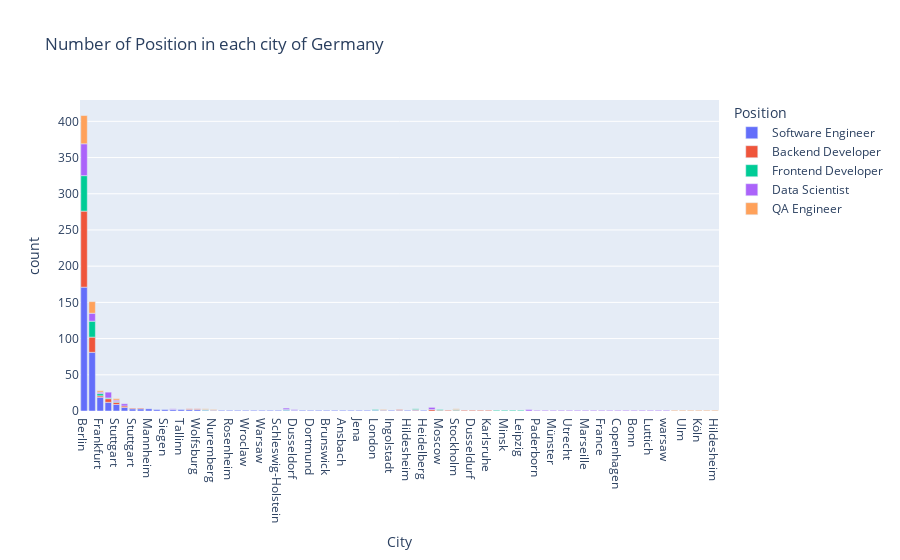

Here is the notebook cell this chart was saved with:
### Code cell
city=top_p[['City','Position']].value_counts()
city.to_csv('city_p.csv')
city=pd.read_csv('city_p.csv')
city.rename(columns={'0':'count'},inplace=True)
px.bar(city,x="City",y="count",color="Position",title="Number of Position in each city of Germany")

### Figure 1 — Plotly figure (JSON) as saved in the notebook; plotly's stock layout.template omitted (floating-point values rounded to 4 significant figures)
{"data": [{"alignmentgroup": "True", "hovertemplate": "Position=Software Engineer<br>City=%{x}<br>count=%{y}<extra></extra>", "legendgroup": "Software Engineer", "marker": {"color": "#636efa", "pattern": {"shape": ""}}, "name": "Software Engineer", "offsetgroup": "Software Engineer", "orientation": "v", "showlegend": true, "textposition": "auto", "type": "bar", "x": ["Berlin", "Munich", "Frankfurt", "Hamburg", "Stuttgart", "Cologne", "Stuttgart ", "Prague", "Mannheim", "Heidelberg", "Siegen", "Zurich", "Tallinn", "Karlsruhe", "Wolfsburg", "Nürnberg", "Nuremberg", "Regensburg", "Rosenheim", "Würzburg", "Wroclaw", "Warsaw. Poland", "Warsaw", "Tuttlingen", "Schleswig-Holstein", "Düsseldorf", "Dusseldorf", "Dresden", "Dortmund", "Bölingen", "Brunswick", "Bielefeld", "Ansbach", "Friedrichshafen", "Jena", "Lübeck", "London", "Hannover", "Ingolstadt ", "Ingolstadt", "Hildesheim", "Helsinki", "Heidelberg "], "xaxis": "x", "y": [171, 81, 19, 12, 9, 5, 3, 3, 3, 2, 2, 2, 2, 2, 2, 1, 1, 1, 1, 1, 1, 1, 1, 1, 1, 1, 1, 1, 1, 1, 1, 1, 1, 1, 1, 1, 1, 1, 1, 1, 1, 1, 1], "yaxis": "y"}, {"alignmentgroup": "True", "hovertemplate": "Position=Backend Developer<br>City=%{x}<br>count=%{y}<extra></extra>", "legendgroup": "Backend Developer", "marker": {"color": "#EF553B", "pattern": {"shape": ""}}, "name": "Backend Developer", "offsetgroup": "Backend Developer", "orientation": "v", "showlegend": true, "textposition": "auto", "type": "bar", "x": ["Berlin", "Munich", "Hamburg", "Stuttgart", "Frankfurt", "Cologne", "Amsterdam", "Moscow", "Prague", "Moldova", "Wolfsburg", "Stuttgart ", "Stockholm", "Fr", "Dusseldurf", "Den Haag", "Karlsruhe ", "Karlsruhe", "Ingolstadt", "Helsinki"], "xaxis": "x", "y": [105, 21, 5, 3, 2, 2, 2, 1, 1, 1, 1, 1, 1, 1, 1, 1, 1, 1, 1, 1], "yaxis": "y"}, {"alignmentgroup": "True", "hovertemplate": "Position=Frontend Developer<br>City=%{x}<br>count=%{y}<extra></extra>", "legendgroup": "Frontend Developer", "marker": {"color": "#00cc96", "pattern": {"shape": ""}}, "name": "Frontend Developer", "offsetgroup": "Frontend Developer", "orientation": "v", "showlegend": true, "textposition": "auto", "type": "bar", "x": ["Berlin", "Munich", "Frankfurt", "Nürnberg", "Moscow", "Stuttgart", "Stockholm", "Saarbrücken", "Minsk", "Düsseldorf", "Cambridge", "Hamburg", "London", "Leipzig", "Helsinki"], "xaxis": "x", "y": [49, 22, 3, 1, 1, 1, 1, 1, 1, 1, 1, 1, 1, 1, 1], "yaxis": "y"}, {"alignmentgroup": "True", "hovertemplate": "Position=Data Scientist<br>City=%{x}<br>count=%{y}<extra></extra>", "legendgroup": "Data Scientist", "marker": {"color": "#ab63fa", "pattern": {"shape": ""}}, "name": "Data Scientist", "offsetgroup": "Data Scientist", "orientation": "v", "showlegend": true, "textposition": "auto", "type": "bar", "x": ["Berlin", "Munich", "Hamburg", "Cologne", "Amsterdam", "Frankfurt", "Milan", "Stuttgart", "Düsseldorf", "Paderborn", "Nuremberg ", "Münster", "Zurich", "Vienna", "Utrecht", "Konstanz", "Marseille", "Madrid", "France", "Dusseldorf", "Darmstadt", "Copenhagen", "Brussels ", "Bonn", "Barcelona", "Luttich", "Innsbruck", "warsaw"], "xaxis": "x", "y": [44, 11, 8, 3, 3, 2, 2, 2, 2, 1, 1, 1, 1, 1, 1, 1, 1, 1, 1, 1, 1, 1, 1, 1, 1, 1, 1, 1], "yaxis": "y"}, {"alignmentgroup": "True", "hovertemplate": "Position=QA Engineer<br>City=%{x}<br>count=%{y}<extra></extra>", "legendgroup": "QA Engineer", "marker": {"color": "#FFA15A", "pattern": {"shape": ""}}, "name": "QA Engineer", "offsetgroup": "QA Engineer", "orientation": "v", "showlegend": true, "textposition": "auto", "type": "bar", "x": ["Berlin", "Munich", "Frankfurt", "Stuttgart", "Nürnberg", "Nuremberg", "Aachen", "Ulm", "Stockholm", "Boeblingen", "Hannover", "Köln", "Krakow", "Hildesheim "], "xaxis": "x", "y": [39, 16, 2, 2, 1, 1, 1, 1, 1, 1, 1, 1, 1, 1], "yaxis": "y"}], "layout": {"barmode": "relative", "legend": {"title": {"text": "Position"}, "tracegroupgap": 0}, "title": {"text": "Number of Position in each city of Germany"}, "xaxis": {"anchor": "y", "domain": [0, 1], "title": {"text": "City"}}, "yaxis": {"anchor": "x", "domain": [0, 1], "title": {"text": "count"}}}}
